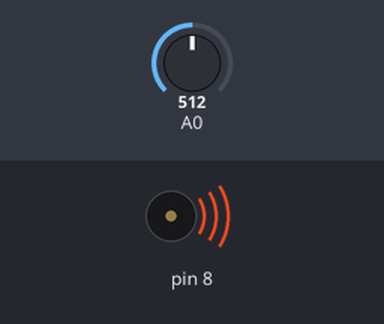
Recording of a sketch running on a simulated Arduino Uno, built with avr-gcc and run on an emulated ATmega328P. Shown: buzzer (waves = sounding). The inputs (shaded band) are chosen by the test bench; at power-on: A0 = 512.

Above: at 1.2 s.
1.3 s: A0 set to 494
At 2.1 s:
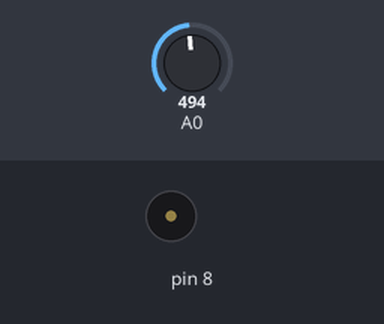
2.8 s: A0 set to 511
At 3.2 s:
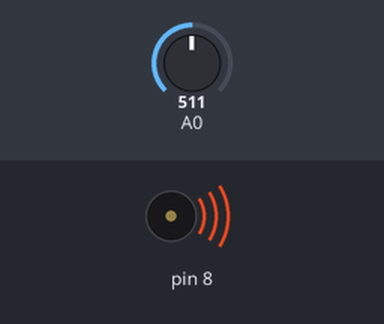
4.3 s: A0 set to 495
At 5.6 s:
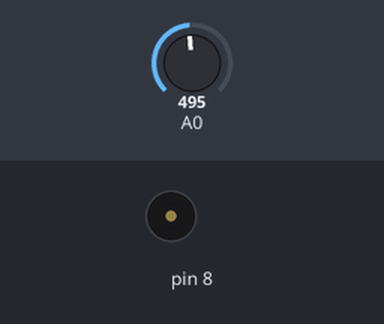
Timing chart, 0 to 7.3 s (numbered marks = the images above; inputs shaded):
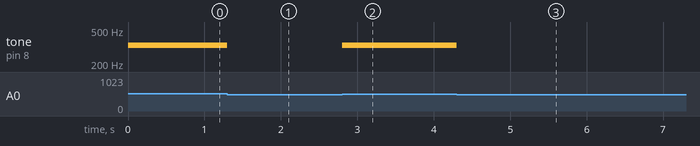

Measured:
- the behaviour switches between 505 and 504 on A0 (found by bisection; images 0 and 1)
- after the input at 1.3 s, tone on pin 8: 330 Hz → silent at once
- after the input at 2.8 s, tone on pin 8: silent → 330 Hz at once
- after the input at 4.3 s, tone on pin 8: 330 Hz → silent at once

The sketch:

_6_musical_piano.ino
```cpp
/*
 * Author Davide Fossacecchi
 * a sketch working with in scale resistances network, tone function
 * and arrays to create a kind of musical piano
 */

const int notes[] = {262, 294, 330, 349};
int keyVal;

void setup(){
}

void loop(){
  keyVal = analogRead(A0);

  if (keyVal == 1023) tone(8, notes[0]);
  else if (keyVal >= 990 && keyVal <= 1010) tone(8, notes[1]);
  else if (keyVal >= 505 && keyVal <= 515) tone(8, notes[2]);
  else if (keyVal >= 5 && keyVal <= 10) tone(8, notes[3]);
  else noTone(8);
}
```
